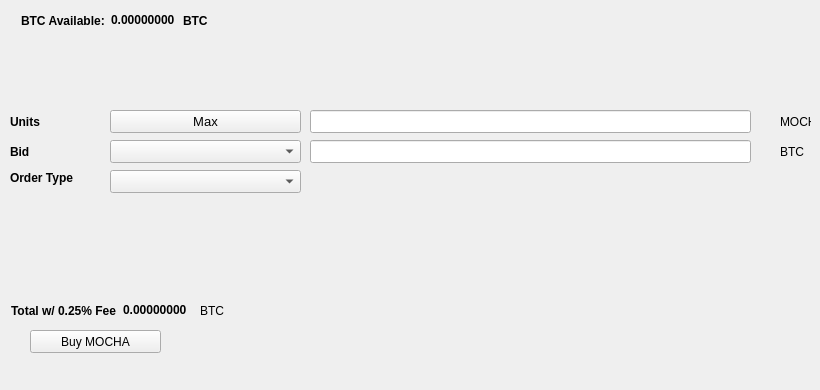
   <widget class="QWidget" name="BuyTab">
    <attribute name="title">
     <string>Buy</string>
    </attribute>
    <widget class="QPushButton" name="BuyMOCHA">
     <property name="geometry">
      <rect>
       <x>30</x>
       <y>330</y>
       <width>131</width>
       <height>23</height>
      </rect>
     </property>
     <property name="text">
      <string>Buy MOCHA</string>
     </property>
     <property name="icon">
      <iconset resource="../mochachain.qrc">
       <normaloff>:/icons/bitcoin</normaloff>:/icons/bitcoin</iconset>
     </property>
    </widget>
    <widget class="QLabel" name="label_3">
     <property name="geometry">
      <rect>
       <x>10</x>
       <y>110</y>
       <width>46</width>
       <height>23</height>
      </rect>
     </property>
     <property name="font">
      <font>
       <weight>75</weight>
       <bold>true</bold>
      </font>
     </property>
     <property name="text">
      <string>Units</string>
     </property>
    </widget>
    <widget class="QLineEdit" name="UnitsInput">
     <property name="geometry">
      <rect>
       <x>310</x>
       <y>110</y>
       <width>441</width>
       <height>23</height>
      </rect>
     </property>
     <property name="font">
      <font>
       <pointsize>9</pointsize>
       <weight>75</weight>
       <bold>true</bold>
      </font>
     </property>
    </widget>
    <widget class="QLineEdit" name="BuyBidPriceEdit">
     <property name="geometry">
      <rect>
       <x>310</x>
       <y>140</y>
       <width>441</width>
       <height>23</height>
      </rect>
     </property>
     <property name="font">
      <font>
       <pointsize>9</pointsize>
       <weight>75</weight>
       <bold>true</bold>
      </font>
     </property>
    </widget>
    <widget class="QLabel" name="label_4">
     <property name="geometry">
      <rect>
       <x>780</x>
       <y>110</y>
       <width>31</width>
       <height>23</height>
      </rect>
     </property>
     <property name="text">
      <string>MOCHA</string>
     </property>
    </widget>
    <widget class="QLabel" name="label_5">
     <property name="geometry">
      <rect>
       <x>780</x>
       <y>140</y>
       <width>31</width>
       <height>23</height>
      </rect>
     </property>
     <property name="text">
      <string>BTC</string>
     </property>
    </widget>
    <widget class="QLabel" name="label_6">
     <property name="geometry">
      <rect>
       <x>10</x>
       <y>140</y>
       <width>46</width>
       <height>23</height>
      </rect>
     </property>
     <property name="font">
      <font>
       <weight>75</weight>
       <bold>true</bold>
      </font>
     </property>
     <property name="text">
      <string>Bid</string>
     </property>
    </widget>
    <widget class="QLabel" name="label_7">
     <property name="geometry">
      <rect>
       <x>10</x>
       <y>170</y>
       <width>91</width>
       <height>16</height>
      </rect>
     </property>
     <property name="font">
      <font>
       <weight>75</weight>
       <bold>true</bold>
      </font>
     </property>
     <property name="text">
      <string>Order Type</string>
     </property>
    </widget>
    <widget class="QPushButton" name="Buy_Max_Amount">
     <property name="geometry">
      <rect>
       <x>110</x>
       <y>110</y>
       <width>191</width>
       <height>23</height>
      </rect>
     </property>
     <property name="font">
      <font>
       <pointsize>10</pointsize>
      </font>
     </property>
     <property name="text">
      <string>Max</string>
     </property>
    </widget>
    <widget class="QComboBox" name="BuyBidcomboBox">
     <property name="geometry">
      <rect>
       <x>110</x>
       <y>140</y>
       <width>191</width>
       <height>23</height>
      </rect>
     </property>
     <property name="font">
      <font>
       <pointsize>10</pointsize>
      </font>
     </property>
    </widget>
    <widget class="QComboBox" name="buyOrdertypeCombo">
     <property name="geometry">
      <rect>
       <x>110</x>
       <y>170</y>
       <width>191</width>
       <height>23</height>
      </rect>
     </property>
     <property name="font">
      <font>
       <pointsize>10</pointsize>
      </font>
     </property>
    </widget>
    <widget class="QWidget" name="layoutWidget1">
     <property name="geometry">
      <rect>
       <x>21</x>
       <y>11</y>
       <width>227</width>
       <height>19</height>
      </rect>
     </property>
     <layout class="QHBoxLayout" name="horizontalLayout_3">
      <item>
       <widget class="QLabel" name="label232">
        <property name="font">
         <font>
          <weight>75</weight>
          <bold>true</bold>
         </font>
        </property>
        <property name="text">
         <string>BTC Available:</string>
        </property>
       </widget>
      </item>
      <item>
       <widget class="QLabel" name="BtcAvailableLbl">
        <property name="palette">
         <palette>
          <active>
           <colorrole role="WindowText">
            <brush brushstyle="SolidPattern">
             <color alpha="255">
              <red>0</red>
              <green>0</green>
              <blue>0</blue>
             </color>
            </brush>
           </colorrole>
           <colorrole role="Button">
            <brush brushstyle="SolidPattern">
             <color alpha="255">
              <red>0</red>
              <green>170</green>
              <blue>0</blue>
             </color>
            </brush>
           </colorrole>
           <colorrole role="Light">
            <brush brushstyle="SolidPattern">
             <color alpha="255">
              <red>0</red>
              <green>255</green>
              <blue>0</blue>
             </color>
            </brush>
           </colorrole>
           <colorrole role="Midlight">
            <brush brushstyle="SolidPattern">
             <color alpha="255">
              <red>0</red>
              <green>212</green>
              <blue>0</blue>
             </color>
            </brush>
           </colorrole>
           <colorrole role="Dark">
            <brush brushstyle="SolidPattern">
             <color alpha="255">
              <red>0</red>
              <green>85</green>
              <blue>0</blue>
             </color>
            </brush>
           </colorrole>
           <colorrole role="Mid">
            <brush brushstyle="SolidPattern">
             <color alpha="255">
              <red>0</red>
              <green>113</green>
              <blue>0</blue>
             </color>
            </brush>
           </colorrole>
           <colorrole role="Text">
            <brush brushstyle="SolidPattern">
             <color alpha="255">
              <red>0</red>
              <green>170</green>
              <blue>0</blue>
             </color>
            </brush>
           </colorrole>
           <colorrole role="BrightText">
            <brush brushstyle="SolidPattern">
             <color alpha="255">
              <red>255</red>
              <green>255</green>
              <blue>255</blue>
             </color>
            </brush>
           </colorrole>
           <colorrole role="ButtonText">
            <brush brushstyle="SolidPattern">
             <color alpha="255">
              <red>0</red>
              <green>0</green>
              <blue>0</blue>
             </color>
            </brush>
           </colorrole>
           <colorrole role="Base">
            <brush brushstyle="SolidPattern">
             <color alpha="255">
              <red>255</red>
              <green>255</green>
              <blue>255</blue>
             </color>
            </brush>
           </colorrole>
           <colorrole role="Window">
            <brush brushstyle="SolidPattern">
             <color alpha="255">
              <red>0</red>
              <green>170</green>
              <blue>0</blue>
             </color>
            </brush>
           </colorrole>
           <colorrole role="Shadow">
            <brush brushstyle="SolidPattern">
             <color alpha="255">
              <red>0</red>
              <green>0</green>
              <blue>0</blue>
             </color>
            </brush>
           </colorrole>
           <colorrole role="AlternateBase">
            <brush brushstyle="SolidPattern">
             <color alpha="255">
              <red>127</red>
              <green>212</green>
              <blue>127</blue>
             </color>
            </brush>
           </colorrole>
           <colorrole role="ToolTipBase">
            <brush brushstyle="SolidPattern">
             <color alpha="255">
              <red>255</red>
              <green>255</green>
              <blue>220</blue>
             </color>
            </brush>
           </colorrole>
           <colorrole role="ToolTipText">
            <brush brushstyle="SolidPattern">
             <color alpha="255">
              <red>0</red>
              <green>0</green>
              <blue>0</blue>
             </color>
            </brush>
           </colorrole>
          </active>
          <inactive>
           <colorrole role="WindowText">
            <brush brushstyle="SolidPattern">
             <color alpha="255">
              <red>0</red>
              <green>0</green>
              <blue>0</blue>
             </color>
            </brush>
           </colorrole>
           <colorrole role="Button">
            <brush brushstyle="SolidPattern">
             <color alpha="255">
              <red>0</red>
              <green>170</green>
              <blue>0</blue>
             </color>
            </brush>
           </colorrole>
           <colorrole role="Light">
            <brush brushstyle="SolidPattern">
             <color alpha="255">
              <red>0</red>
              <green>255</green>
              <blue>0</blue>
             </color>
            </brush>
           </colorrole>
           <colorrole role="Midlight">
            <brush brushstyle="SolidPattern">
             <color alpha="255">
              <red>0</red>
              <green>212</green>
              <blue>0</blue>
             </color>
            </brush>
           </colorrole>
           <colorrole role="Dark">
            <brush brushstyle="SolidPattern">
             <color alpha="255">
              <red>0</red>
              <green>85</green>
              <blue>0</blue>
             </color>
            </brush>
           </colorrole>
           <colorrole role="Mid">
            <brush brushstyle="SolidPattern">
             <color alpha="255">
              <red>0</red>
              <green>113</green>
              <blue>0</blue>
             </color>
            </brush>
           </colorrole>
           <colorrole role="Text">
            <brush brushstyle="SolidPattern">
             <color alpha="255">
              <red>0</red>
              <green>170</green>
              <blue>0</blue>
             </color>
            </brush>
           </colorrole>
           <colorrole role="BrightText">
            <brush brushstyle="SolidPattern">
             <color alpha="255">
              <red>255</red>
              <green>255</green>
              <blue>255</blue>
             </color>
            </brush>
           </colorrole>
           <colorrole role="ButtonText">
            <brush brushstyle="SolidPattern">
             <color alpha="255">
              <red>0</red>
              <green>0</green>
              <blue>0</blue>
             </color>
            </brush>
           </colorrole>
           <colorrole role="Base">
            <brush brushstyle="SolidPattern">
             <color alpha="255">
              <red>255</red>
              <green>255</green>
              <blue>255</blue>
             </color>
            </brush>
           </colorrole>
           <colorrole role="Window">
            <brush brushstyle="SolidPattern">
             <color alpha="255">
              <red>0</red>
              <green>170</green>
              <blue>0</blue>
             </color>
            </brush>
           </colorrole>
           <colorrole role="Shadow">
            <brush brushstyle="SolidPattern">
             <color alpha="255">
              <red>0</red>
              <green>0</green>
              <blue>0</blue>
             </color>
            </brush>
           </colorrole>
           <colorrole role="AlternateBase">
            <brush brushstyle="SolidPattern">
             <color alpha="255">
              <red>127</red>
              <green>212</green>
              <blue>127</blue>
             </color>
            </brush>
           </colorrole>
           <colorrole role="ToolTipBase">
            <brush brushstyle="SolidPattern">
             <color alpha="255">
              <red>255</red>
              <green>255</green>
              <blue>220</blue>
             </color>
            </brush>
           </colorrole>
           <colorrole role="ToolTipText">
            <brush brushstyle="SolidPattern">
             <color alpha="255">
              <red>0</red>
              <green>0</green>
              <blue>0</blue>
             </color>
            </brush>
           </colorrole>
          </inactive>
          <disabled>
           <colorrole role="WindowText">
            <brush brushstyle="SolidPattern">
             <color alpha="255">
              <red>0</red>
              <green>85</green>
              <blue>0</blue>
             </color>
            </brush>
           </colorrole>
           <colorrole role="Button">
            <brush brushstyle="SolidPattern">
             <color alpha="255">
              <red>0</red>
              <green>170</green>
              <blue>0</blue>
             </color>
            </brush>
           </colorrole>
           <colorrole role="Light">
            <brush brushstyle="SolidPattern">
             <color alpha="255">
              <red>0</red>
              <green>255</green>
              <blue>0</blue>
             </color>
            </brush>
           </colorrole>
           <colorrole role="Midlight">
            <brush brushstyle="SolidPattern">
             <color alpha="255">
              <red>0</red>
              <green>212</green>
              <blue>0</blue>
             </color>
            </brush>
           </colorrole>
           <colorrole role="Dark">
            <brush brushstyle="SolidPattern">
             <color alpha="255">
              <red>0</red>
              <green>85</green>
              <blue>0</blue>
             </color>
            </brush>
           </colorrole>
           <colorrole role="Mid">
            <brush brushstyle="SolidPattern">
             <color alpha="255">
              <red>0</red>
              <green>113</green>
              <blue>0</blue>
             </color>
            </brush>
           </colorrole>
           <colorrole role="Text">
            <brush brushstyle="SolidPattern">
             <color alpha="255">
              <red>0</red>
              <green>85</green>
              <blue>0</blue>
             </color>
            </brush>
           </colorrole>
           <colorrole role="BrightText">
            <brush brushstyle="SolidPattern">
             <color alpha="255">
              <red>255</red>
              <green>255</green>
              <blue>255</blue>
             </color>
            </brush>
           </colorrole>
           <colorrole role="ButtonText">
            <brush brushstyle="SolidPattern">
             <color alpha="255">
              <red>0</red>
              <green>85</green>
              <blue>0</blue>
             </color>
            </brush>
           </colorrole>
           <colorrole role="Base">
            <brush brushstyle="SolidPattern">
             <color alpha="255">
              <red>0</red>
              <green>170</green>
              <blue>0</blue>
             </color>
            </brush>
           </colorrole>
           <colorrole role="Window">
            <brush brushstyle="SolidPattern">
             <color alpha="255">
              <red>0</red>
              <green>170</green>
              <blue>0</blue>
             </color>
            </brush>
           </colorrole>
           <colorrole role="Shadow">
            <brush brushstyle="SolidPattern">
             <color alpha="255">
              <red>0</red>
              <green>0</green>
              <blue>0</blue>
             </color>
            </brush>
           </colorrole>
           <colorrole role="AlternateBase">
            <brush brushstyle="SolidPattern">
             <color alpha="255">
              <red>0</red>
              <green>170</green>
              <blue>0</blue>
             </color>
            </brush>
           </colorrole>
           <colorrole role="ToolTipBase">
            <brush brushstyle="SolidPattern">
             <color alpha="255">
              <red>255</red>
              <green>255</green>
              <blue>220</blue>
             </color>
            </brush>
           </colorrole>
           <colorrole role="ToolTipText">
            <brush brushstyle="SolidPattern">
             <color alpha="255">
              <red>0</red>
              <green>0</green>
              <blue>0</blue>
             </color>
            </brush>
           </colorrole>
          </disabled>
         </palette>
        </property>
        <property name="font">
         <font>
          <weight>75</weight>
          <bold>true</bold>
         </font>
        </property>
        <property name="text">
         <string>0.00000000</string>
        </property>
        <property name="textInteractionFlags">
         <set>Qt::LinksAccessibleByMouse|Qt::TextSelectableByKeyboard|Qt::TextSelectableByMouse</set>
        </property>
       </widget>
      </item>
      <item>
       <widget class="QLabel" name="BtcAvailableLbl_2">
        <property name="font">
         <font>
          <weight>75</weight>
          <bold>true</bold>
         </font>
        </property>
        <property name="text">
         <string>BTC</string>
        </property>
       </widget>
      </item>
     </layout>
    </widget>
    <widget class="QWidget" name="layoutWidge2">
     <property name="geometry">
      <rect>
       <x>11</x>
       <y>301</y>
       <width>259</width>
       <height>19</height>
      </rect>
     </property>
     <layout class="QHBoxLayout" name="horizontalLayout_4">
      <item>
       <widget class="QLabel" name="label_9">
        <property name="font">
         <font>
          <weight>75</weight>
          <bold>true</bold>
         </font>
        </property>
        <property name="text">
         <string>Total w/ 0.25% Fee</string>
        </property>
       </widget>
      </item>
      <item>
       <widget class="QLabel" name="BuyCostLabel">
        <property name="palette">
         <palette>
          <active>
           <colorrole role="WindowText">
            <brush brushstyle="SolidPattern">
             <color alpha="255">
              <red>0</red>
              <green>0</green>
              <blue>0</blue>
             </color>
            </brush>
           </colorrole>
           <colorrole role="Button">
            <brush brushstyle="SolidPattern">
             <color alpha="255">
              <red>0</red>
              <green>170</green>
              <blue>0</blue>
             </color>
            </brush>
           </colorrole>
           <colorrole role="Light">
            <brush brushstyle="SolidPattern">
             <color alpha="255">
              <red>0</red>
              <green>255</green>
              <blue>0</blue>
             </color>
            </brush>
           </colorrole>
           <colorrole role="Midlight">
            <brush brushstyle="SolidPattern">
             <color alpha="255">
              <red>0</red>
              <green>212</green>
              <blue>0</blue>
             </color>
            </brush>
           </colorrole>
           <colorrole role="Dark">
            <brush brushstyle="SolidPattern">
             <color alpha="255">
              <red>0</red>
              <green>85</green>
              <blue>0</blue>
             </color>
            </brush>
           </colorrole>
           <colorrole role="Mid">
            <brush brushstyle="SolidPattern">
             <color alpha="255">
              <red>0</red>
              <green>113</green>
              <blue>0</blue>
             </color>
            </brush>
           </colorrole>
           <colorrole role="Text">
            <brush brushstyle="SolidPattern">
             <color alpha="255">
              <red>0</red>
              <green>170</green>
              <blue>0</blue>
             </color>
            </brush>
           </colorrole>
           <colorrole role="BrightText">
            <brush brushstyle="SolidPattern">
             <color alpha="255">
              <red>255</red>
              <green>255</green>
              <blue>255</blue>
             </color>
            </brush>
           </colorrole>
           <colorrole role="ButtonText">
            <brush brushstyle="SolidPattern">
             <color alpha="255">
              <red>0</red>
              <green>0</green>
              <blue>0</blue>
             </color>
            </brush>
           </colorrole>
           <colorrole role="Base">
            <brush brushstyle="SolidPattern">
             <color alpha="255">
              <red>255</red>
              <green>255</green>
              <blue>255</blue>
             </color>
            </brush>
           </colorrole>
           <colorrole role="Window">
            <brush brushstyle="SolidPattern">
             <color alpha="255">
              <red>0</red>
              <green>170</green>
              <blue>0</blue>
             </color>
            </brush>
           </colorrole>
           <colorrole role="Shadow">
            <brush brushstyle="SolidPattern">
             <color alpha="255">
              <red>0</red>
              <green>0</green>
              <blue>0</blue>
             </color>
            </brush>
           </colorrole>
           <colorrole role="AlternateBase">
            <brush brushstyle="SolidPattern">
             <color alpha="255">
              <red>127</red>
              <green>212</green>
              <blue>127</blue>
             </color>
            </brush>
           </colorrole>
           <colorrole role="ToolTipBase">
            <brush brushstyle="SolidPattern">
             <color alpha="255">
              <red>255</red>
              <green>255</green>
              <blue>220</blue>
             </color>
            </brush>
           </colorrole>
           <colorrole role="ToolTipText">
            <brush brushstyle="SolidPattern">
             <color alpha="255">
              <red>0</red>
              <green>0</green>
              <blue>0</blue>
             </color>
            </brush>
           </colorrole>
          </active>
          <inactive>
           <colorrole role="WindowText">
            <brush brushstyle="SolidPattern">
             <color alpha="255">
              <red>0</red>
              <green>0</green>
              <blue>0</blue>
             </color>
            </brush>
           </colorrole>
           <colorrole role="Button">
            <brush brushstyle="SolidPattern">
             <color alpha="255">
              <red>0</red>
              <green>170</green>
              <blue>0</blue>
             </color>
            </brush>
           </colorrole>
           <colorrole role="Light">
            <brush brushstyle="SolidPattern">
             <color alpha="255">
              <red>0</red>
              <green>255</green>
              <blue>0</blue>
             </color>
            </brush>
           </colorrole>
           <colorrole role="Midlight">
            <brush brushstyle="SolidPattern">
             <color alpha="255">
              <red>0</red>
              <green>212</green>
              <blue>0</blue>
             </color>
            </brush>
           </colorrole>
           <colorrole role="Dark">
            <brush brushstyle="SolidPattern">
             <color alpha="255">
              <red>0</red>
              <green>85</green>
              <blue>0</blue>
             </color>
            </brush>
           </colorrole>
           <colorrole role="Mid">
            <brush brushstyle="SolidPattern">
             <color alpha="255">
              <red>0</red>
              <green>113</green>
              <blue>0</blue>
             </color>
            </brush>
           </colorrole>
           <colorrole role="Text">
            <brush brushstyle="SolidPattern">
             <color alpha="255">
              <red>0</red>
              <green>170</green>
              <blue>0</blue>
             </color>
            </brush>
           </colorrole>
           <colorrole role="BrightText">
            <brush brushstyle="SolidPattern">
             <color alpha="255">
              <red>255</red>
              <green>255</green>
              <blue>255</blue>
             </color>
            </brush>
           </colorrole>
           <colorrole role="ButtonText">
            <brush brushstyle="SolidPattern">
             <color alpha="255">
              <red>0</red>
              <green>0</green>
              <blue>0</blue>
             </color>
            </brush>
           </colorrole>
           <colorrole role="Base">
            <brush brushstyle="SolidPattern">
             <color alpha="255">
              <red>255</red>
              <green>255</green>
              <blue>255</blue>
             </color>
            </brush>
           </colorrole>
           <colorrole role="Window">
            <brush brushstyle="SolidPattern">
             <color alpha="255">
              <red>0</red>
              <green>170</green>
              <blue>0</blue>
             </color>
            </brush>
           </colorrole>
           <colorrole role="Shadow">
            <brush brushstyle="SolidPattern">
             <color alpha="255">
              <red>0</red>
              <green>0</green>
              <blue>0</blue>
             </color>
            </brush>
           </colorrole>
           <colorrole role="AlternateBase">
            <brush brushstyle="SolidPattern">
             <color alpha="255">
              <red>127</red>
              <green>212</green>
              <blue>127</blue>
             </color>
            </brush>
           </colorrole>
           <colorrole role="ToolTipBase">
            <brush brushstyle="SolidPattern">
             <color alpha="255">
              <red>255</red>
              <green>255</green>
              <blue>220</blue>
             </color>
            </brush>
           </colorrole>
           <colorrole role="ToolTipText">
            <brush brushstyle="SolidPattern">
             <color alpha="255">
              <red>0</red>
              <green>0</green>
              <blue>0</blue>
             </color>
            </brush>
           </colorrole>
          </inactive>
          <disabled>
           <colorrole role="WindowText">
            <brush brushstyle="SolidPattern">
             <color alpha="255">
              <red>0</red>
              <green>85</green>
              <blue>0</blue>
             </color>
            </brush>
           </colorrole>
           <colorrole role="Button">
            <brush brushstyle="SolidPattern">
             <color alpha="255">
              <red>0</red>
              <green>170</green>
              <blue>0</blue>
             </color>
            </brush>
           </colorrole>
           <colorrole role="Light">
            <brush brushstyle="SolidPattern">
             <color alpha="255">
              <red>0</red>
              <green>255</green>
              <blue>0</blue>
             </color>
            </brush>
           </colorrole>
           <colorrole role="Midlight">
            <brush brushstyle="SolidPattern">
             <color alpha="255">
              <red>0</red>
              <green>212</green>
              <blue>0</blue>
             </color>
            </brush>
           </colorrole>
           <colorrole role="Dark">
            <brush brushstyle="SolidPattern">
             <color alpha="255">
              <red>0</red>
              <green>85</green>
              <blue>0</blue>
             </color>
            </brush>
           </colorrole>
           <colorrole role="Mid">
            <brush brushstyle="SolidPattern">
             <color alpha="255">
              <red>0</red>
              <green>113</green>
              <blue>0</blue>
             </color>
            </brush>
           </colorrole>
           <colorrole role="Text">
            <brush brushstyle="SolidPattern">
             <color alpha="255">
              <red>0</red>
              <green>85</green>
              <blue>0</blue>
             </color>
            </brush>
           </colorrole>
           <colorrole role="BrightText">
            <brush brushstyle="SolidPattern">
             <color alpha="255">
              <red>255</red>
              <green>255</green>
              <blue>255</blue>
             </color>
            </brush>
           </colorrole>
           <colorrole role="ButtonText">
            <brush brushstyle="SolidPattern">
             <color alpha="255">
              <red>0</red>
              <green>85</green>
              <blue>0</blue>
             </color>
            </brush>
           </colorrole>
           <colorrole role="Base">
            <brush brushstyle="SolidPattern">
             <color alpha="255">
              <red>0</red>
              <green>170</green>
              <blue>0</blue>
             </color>
            </brush>
           </colorrole>
           <colorrole role="Window">
            <brush brushstyle="SolidPattern">
             <color alpha="255">
              <red>0</red>
              <green>170</green>
              <blue>0</blue>
             </color>
            </brush>
           </colorrole>
           <colorrole role="Shadow">
            <brush brushstyle="SolidPattern">
             <color alpha="255">
              <red>0</red>
              <green>0</green>
              <blue>0</blue>
             </color>
            </brush>
           </colorrole>
           <colorrole role="AlternateBase">
            <brush brushstyle="SolidPattern">
             <color alpha="255">
              <red>0</red>
              <green>170</green>
              <blue>0</blue>
             </color>
            </brush>
           </colorrole>
           <colorrole role="ToolTipBase">
            <brush brushstyle="SolidPattern">
             <color alpha="255">
              <red>255</red>
              <green>255</green>
              <blue>220</blue>
             </color>
            </brush>
           </colorrole>
           <colorrole role="ToolTipText">
            <brush brushstyle="SolidPattern">
             <color alpha="255">
              <red>0</red>
              <green>0</green>
              <blue>0</blue>
             </color>
            </brush>
           </colorrole>
          </disabled>
         </palette>
        </property>
        <property name="font">
         <font>
          <weight>75</weight>
          <bold>true</bold>
         </font>
        </property>
        <property name="autoFillBackground">
         <bool>false</bool>
        </property>
        <property name="text">
         <string>0.00000000</string>
        </property>
        <property name="textInteractionFlags">
         <set>Qt::LinksAccessibleByMouse|Qt::TextSelectableByMouse</set>
        </property>
       </widget>
      </item>
      <item>
       <widget class="QLabel" name="label_10">
        <property name="font">
         <font>
          <weight>50</weight>
          <bold>false</bold>
         </font>
        </property>
        <property name="text">
         <string>BTC</string>
        </property>
       </widget>
      </item>
     </layout>
    </widget>
    <widget class="QLabel" name="label_24">
     <property name="geometry">
      <rect>
       <x>460</x>
       <y>300</y>
       <width>281</width>
       <height>81</height>
      </rect>
     </property>
     <property name="text">
      <string/>
     </property>
     <property name="pixmap">
      <pixmap>:/images/bittrex</pixmap>
     </property>
    </widget>
   </widget>
